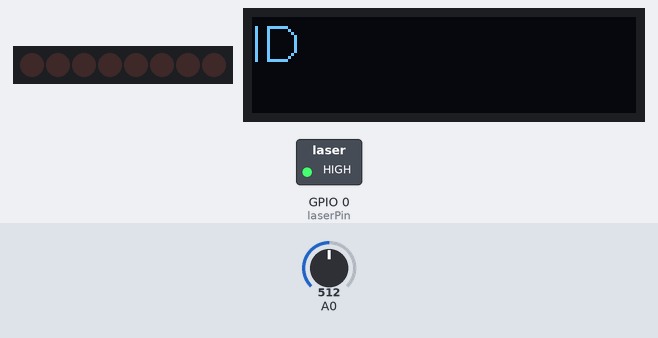
Recording of a sketch running on a simulated ESP8266 (NodeMCU). Shown: 8 shift-register outputs drawn as a row of LEDs (first output left, lit = HIGH), 128×32 one-colour display, switched loads named in the sketch (green lamp = pin HIGH). Wiring (inferred from the names in the program): shift register (74HC595): data GPIO 13; shift clock GPIO 14; latch GPIO 15. Wiring (inferred from the signals the program sends): row of LEDs: on Q0, Q1, Q2, Q3, Q4, Q5, Q6, Q7. The inputs (shaded band) are chosen by the test bench; at power-on: A0 = 512. Storage starts empty; pins used as bus, display or sensor lines are not drawn; what the sketch prints to the serial monitor is not drawn.

Above: at 1.7 s.
1.8 s: A0 set to 397
At 4.3 s:
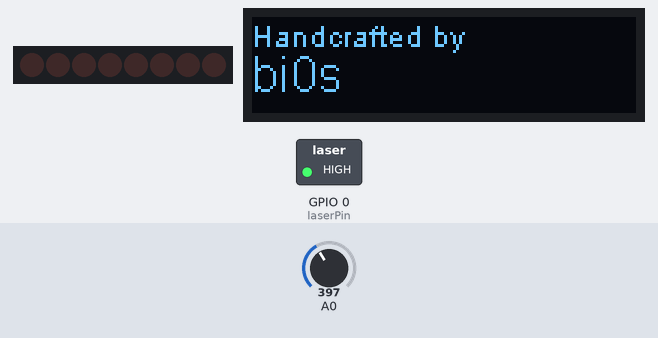
5.9 s: A0 set to 372
At 7.4 s:
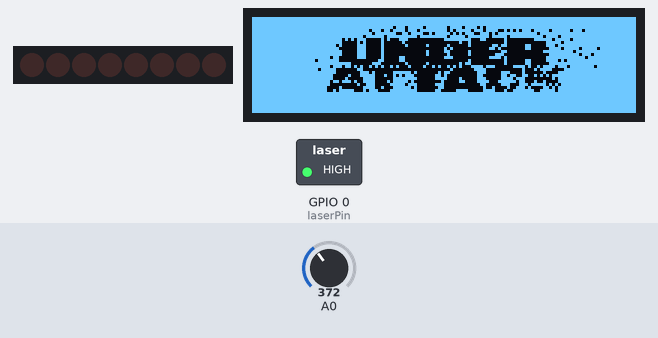
10.0 s: A0 set to 400
At 11.7 s:
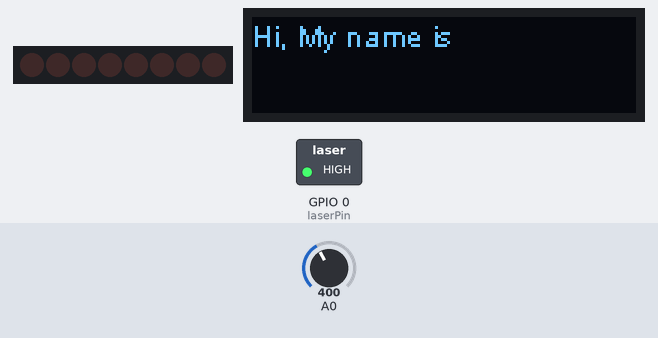
Timing chart, 0 to 13.2 s (numbered marks = the images above; inputs shaded):
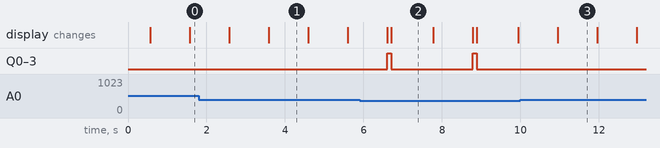

The sketch:

initial.ino
```cpp
// (licence header left out)
// Pin Declarations for the modules in the Kit
const int laserPin = 0;
const int dataPin = 13;
const int loadPin = 15;
const int clockPin = 14;
const int cntrl_1Pin = 12; // Pin D6
const int cntrl_2Pin = 16; // Pin D0
int c = 0;
int flag = 0;
int t;

/////////////////////////////////////////////////////////////////////
/////////////////////////////////////////////////////////////////////
// Libraries Included for modules
#include <Wire.h>
#include "SSD1306Wire.h"
#include <FS.h>

SSD1306Wire display(0x3c, 4, 5, GEOMETRY_128_32);

// Custom Header Files
#include "images.h"

String name;
String cred;
String id;
String s_ip;
///////////////////////////////////////////////////////////////////
void inctf_logo() {
    display.drawXbm(0, 0,Logo_width,Logo_height,inctf);
}
void drawWarning() {
    display.drawXbm(0, 0,Logo_width,Logo_height,attack);
}
void drawDamage() {
    display.drawXbm(0, 0,Logo_width,Logo_height,damage);
}
/////////////////////////////////////////////////////////////////////
void LED_Matrix() {
  byte data = B00001111;
  digitalWrite(loadPin, LOW);
  shiftOut(dataPin, clockPin, MSBFIRST, data);
  digitalWrite(loadPin, HIGH);
  digitalWrite(laserPin, HIGH);
  delay(100);
  data = B00000000;
  digitalWrite(loadPin, LOW);
  shiftOut(dataPin, clockPin, MSBFIRST, data);
  digitalWrite(loadPin, HIGH);
  digitalWrite(laserPin, HIGH);
  delay(50);
}
/////////////////////////////////////////////////////////////////////
void LED_Repair() {
  byte data = B00001111;
  digitalWrite(loadPin, LOW);
  shiftOut(dataPin, clockPin, MSBFIRST, data);
  digitalWrite(loadPin, HIGH);
  digitalWrite(laserPin, HIGH);
  delay(10000);
  File f = SPIFFS.open("/flag", "w");
  if (!f) {
      Serial.println("file open failed");
  }
    f.println("0");
  f.close();
  data = B00000000;
  digitalWrite(loadPin, LOW);
  shiftOut(dataPin, clockPin, MSBFIRST, data);
  digitalWrite(loadPin, HIGH);
  digitalWrite(laserPin, HIGH);
  delay(50);
}
/////////////////////////////////////////////////////////////////////
void attack_notif() {
  display.clear();
  drawWarning();
  display.display();
  LED_Matrix();
  delay(1000);
}
/////////////////////////////////////////////////////////////////////
void repair() {
  display.clear();
  drawDamage();
  display.display();
  flag = 0;
  c = 0;
  LED_Repair();
}
/////////////////////////////////////////////////////////////////////
void disp_name() {
    display.setTextAlignment(TEXT_ALIGN_LEFT);
    display.setFont(ArialMT_Plain_10);
    display.drawString(0, 0, "Hi, My name is ");
    Serial.println("Hi, My name is");
    display.setFont(ArialMT_Plain_16);
    display.drawString(0,10,name);
    Serial.println(name);
}
/////////////////////////////////////////////////////////////////////
void disp_id() {
    display.setTextAlignment(TEXT_ALIGN_LEFT);
    display.setFont(ArialMT_Plain_16);
    display.drawString(0, 0, "ID");
    Serial.println("ID");
    display.setFont(ArialMT_Plain_10);
    display.drawString(0,16,id);
    Serial.println(id);
}
/////////////////////////////////////////////////////////////////////
void handcraft() {
    display.setTextAlignment(TEXT_ALIGN_LEFT);
    display.setFont(ArialMT_Plain_10);
    display.drawString(0, 0, "Handcrafted by");
    Serial.println("Handcrafted by bi0s");
    display.setFont(ArialMT_Plain_16);
    display.drawString(0,10,"bi0s");
}
void check() {
 //Laser Logic
  int sensorValue = analogRead(A0);
  if (sensorValue > 200 && sensorValue < 390) {
    c = c + 1;
    display.clear();
    Serial.println("Warning.... Falcon Under Attack");
    attack_notif();
    display.display();
  }
  if (c >= 3) {
    flag = 1;

    File f = SPIFFS.open("/flag", "w");
    if (!f) {
      Serial.println("file open failed");
    }
//    Serial.println("====== Writing to flag=========");
    f.println("1");
//    Serial.println(millis());
    f.close();
    delay(3000);

    display.clear();
    Serial.println("Repairing");
    display.display();
    repair();
  }
}
//////////////////////////////////////////////////////////////////////////
void setup() {
  pinMode(laserPin,OUTPUT);
  pinMode(dataPin, OUTPUT);
  pinMode(loadPin, OUTPUT);
  pinMode(clockPin, OUTPUT);
  digitalWrite(laserPin, HIGH);
  // Debug Enable
  Serial.begin(9600);
  // Display Init
  display.init();
  display.flipScreenVertically();
  display.setFont(ArialMT_Plain_10);
  // FS Init
  if(!SPIFFS.begin()){
    Serial.println("An Error has occurred while mounting SPIFFS");
    return;
  }
// Calling FS Values

  File  spiffs_name = SPIFFS.open("/name", "r");
   if (!spiffs_name) {
      Serial.println("file open failed");
  } //  Serial.println("---Reading from Name---");
  name=spiffs_name.readStringUntil('\n');
  spiffs_name.close();

  File  spiffs_ip = SPIFFS.open("/ip", "r");
   if (!spiffs_ip) {
      Serial.println("file open failed");
  }  // Serial.println("---Reading from IP---");
  s_ip=spiffs_ip.readStringUntil('\n');
  spiffs_ip.close();

  File  spiffs_id= SPIFFS.open("/id", "r");
   if (!spiffs_id) {
      Serial.println("file open failed");
  }  // Serial.println("---Reading from ID---");
  id=spiffs_id.readStringUntil('\n');
  spiffs_id.close();

  File  spiffs_pass= SPIFFS.open("/pass", "r");
   if (!spiffs_pass) {
      Serial.println("file open failed");
  }  // Serial.println("---Reading from Creds---");
  cred=spiffs_pass.readStringUntil('\n');
  spiffs_pass.close();

  File f = SPIFFS.open("/flag", "r");
  if (!f) {
     Serial.println("file open failed");
  }
//  Serial.println("====== Reading from SPIFFS file =======");
  String s=f.readStringUntil('\n');
  t = s.toInt();
  Serial.print(t);
  delay(500);
  if (t == 1) {
     repair();
  }
  f.close();

// Debug Purposes
// Serial.println(upad);
// Serial.println(upasswd);
// Serial.println(mqttClientID);
  Serial.println("falcon{g3t_start3d_w!th_h4rdw4r3}");

}


/////////////////////////////////////////////////////////////////////
void loop() {
  display.clear();
  check();
  display.setFont(ArialMT_Plain_10);
  display.clear();
  disp_name();
  display.display();
  delay(1000);
  check();
  display.clear();
  disp_id();
  display.display();
  delay(1000);
  check();
  display.clear();
  inctf_logo();
  display.display();
  delay(1000);
  check();
  display.clear();
  handcraft();
  display.display();
  delay(1000);

}
/////////////////////////////////////////////////////////////////////
```

Source omitted: images.h (data table, 9681 bytes)

Measured:
- the behaviour switches between 390 and 389 on A0 (found by bisection; images 1 and 2)
- after the input at 5.9 s, the display: first changes after 0.71 s (image 2 shows a later state)
- after the input at 10.0 s, the display: changes after 0.95 s (image 3)
- what the display in image 1 shows lasts 1.0 s, from 3.6 s to 4.6 s
- what the display in image 2 shows lasts 1.1 s, from 6.7 s to 7.8 s
